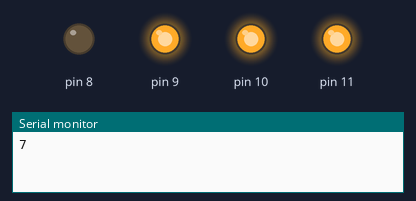
A sketch run on a simulated Arduino Uno, built with avr-gcc and run on an emulated ATmega328P. Parts: output pins drawn as LEDs (lit = HIGH), the last lines printed to the serial monitor. Random numbers use the default seed unless the sketch sets one.

Above: at 0.1 s.
At 1.1 s:
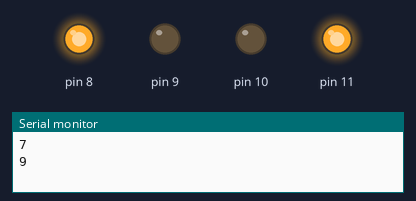
At 3.1 s:
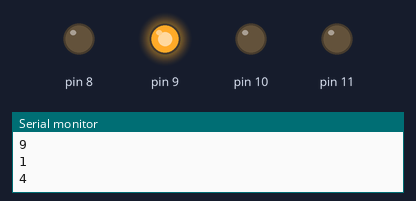
At 4.1 s:
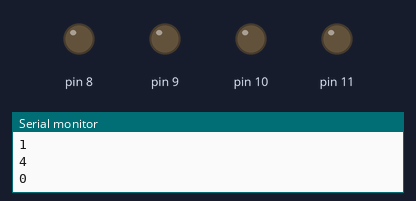
At 7.1 s:
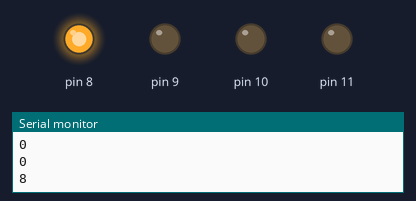
At 9.1 s:
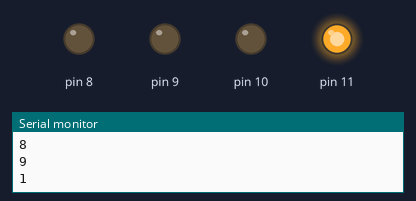
Timing chart, 0 to 10.6 s (numbered marks = the images above):
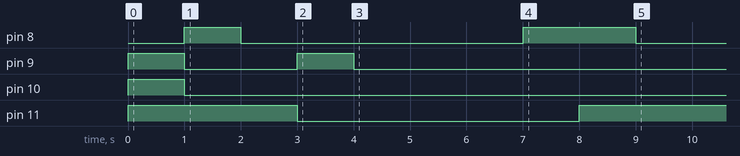

Measured:
- by itself, pin 8: LOW → HIGH at 1.0 s, → LOW 1.0 s later, → HIGH 5.0 s later, → LOW 2.0 s later
- by itself, pin 9: alternates HIGH for 1.0 s and LOW for 2.0 s, 4 changes in all, then stays LOW
- by itself, pin 10: LOW → HIGH at 0.00 s, → LOW 1.0 s later
- by itself, pin 11: LOW → HIGH at 0.00 s, → LOW 3.0 s later, → HIGH 5.0 s later

The sketch:

Master.ino
```cpp
/* Simulate parallel commun
 *  This is transmitter
 */

#include <stdlib.h>

 void DisplayNumber(int num){
  switch(num)
  {
    case 0:
      digitalWrite(8,LOW);
      digitalWrite(9,LOW);
      digitalWrite(10,LOW);
      digitalWrite(11,LOW);
      break;
    case 1:
      digitalWrite(8,LOW);
      digitalWrite(9,LOW);
      digitalWrite(10,LOW);
      digitalWrite(11,HIGH);
      break;
    case 2:
      digitalWrite(8,LOW);
      digitalWrite(9,LOW);
      digitalWrite(10,HIGH);
      digitalWrite(11,LOW);
      break;
    case 3:
      digitalWrite(8,LOW);
      digitalWrite(9,LOW);
      digitalWrite(10,HIGH);
      digitalWrite(11,HIGH);
      break;
    case 4:
      digitalWrite(8,LOW);
      digitalWrite(9,HIGH);
      digitalWrite(10,LOW);
      digitalWrite(11,LOW);
      break;
    case 5:
      digitalWrite(8,LOW);
      digitalWrite(9,HIGH);
      digitalWrite(10,LOW);
      digitalWrite(11,HIGH);
      break;
    case 6:
      digitalWrite(8,LOW);
      digitalWrite(9,HIGH);
      digitalWrite(10,HIGH);
      digitalWrite(11,LOW);
      break;
    case 7:
      digitalWrite(8,LOW);
      digitalWrite(9,HIGH);
      digitalWrite(10,HIGH);
      digitalWrite(11,HIGH);
      break;
    case 8:
      digitalWrite(8,HIGH);
      digitalWrite(9,LOW);
      digitalWrite(10,LOW);
      digitalWrite(11,LOW);
      break;
    case 9:
      digitalWrite(8,HIGH);
      digitalWrite(9,LOW);
      digitalWrite(10,LOW);
      digitalWrite(11,HIGH);
      break;
    case 10:
      digitalWrite(8,HIGH);
      digitalWrite(9,LOW);
      digitalWrite(10,HIGH);
      digitalWrite(11,LOW);
      break;
    case 11:
      digitalWrite(8,HIGH);
      digitalWrite(9,LOW);
      digitalWrite(10,HIGH);
      digitalWrite(11,HIGH);
      break;
    case 12:
      digitalWrite(8,HIGH);
      digitalWrite(9,HIGH);
      digitalWrite(10,LOW);
      digitalWrite(11,LOW);
      break;
    case 13:
      digitalWrite(8,HIGH);
      digitalWrite(9,HIGH);
      digitalWrite(10,LOW);
      digitalWrite(11,HIGH);
      break;
    case 14:
      digitalWrite(8,HIGH);
      digitalWrite(9,HIGH);
      digitalWrite(10,HIGH);
      digitalWrite(11,LOW);
      break;
    case 15:
      digitalWrite(8,HIGH);
      digitalWrite(9,HIGH);
      digitalWrite(10,HIGH);
      digitalWrite(11,HIGH);
      break;
    default:
      break;
  }
 }

void setup() {
  // put your setup code here, to run once:
  pinMode(8,OUTPUT);
  pinMode(9,OUTPUT);
  pinMode(10, OUTPUT);
  pinMode(11, OUTPUT);
  Serial.begin(9600);
}

bool isLoopDone = false;

void loop() {
  if(isLoopDone == false){
    for(int i = 0; i < 10; i++){
      if(i == 9){
        isLoopDone = true;
      }
      int randomNumber = rand() % 10;
      String decimal = "Sending: ";

      DisplayNumber(randomNumber);
      Serial.println(randomNumber);
      delay(1000);
    }
  }
}
```
